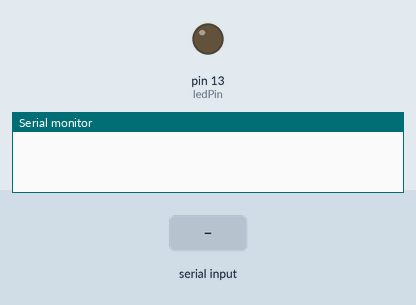
Bench run of a sketch on a simulated Arduino Uno, built with avr-gcc and run on an emulated ATmega328P. Shown: output pins drawn as LEDs (lit = HIGH), the last lines printed to the serial monitor. Inputs (shaded band) come from the test bench.

Above: at 1.2 s.
1.3 s: "1" received over the second serial link
At 1.6 s:
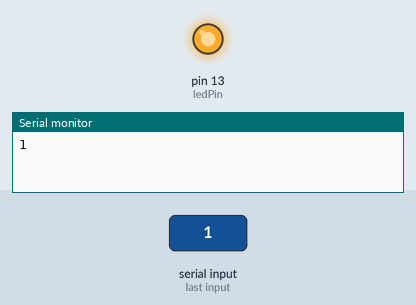
2.8 s: "0" received over the second serial link
At 4.0 s:
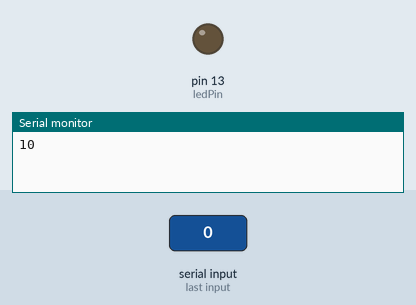
Timing chart, 0 to 5.8 s (numbered marks = the images above; inputs shaded):
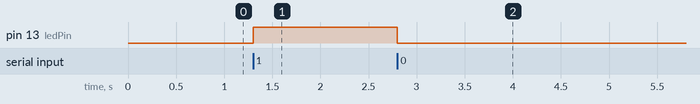

The sketch:

RECEPTOR.ino
```cpp
#include "SoftwareSerial.h" // Inclui a biblioteca SoftwareSerial

#define ledPin 13 // numero do pino onde o LED esta conectado

// Cria uma serial em software
SoftwareSerial blackBoardMaster(2,3); // (RX, TX)

void setup() {
 Serial.begin(9600); // inicia a serial em software com uma taxa de 9600 bit/s
  blackBoardMaster.begin(9600);

  pinMode(LED_BUILTIN, OUTPUT);  // configura o pino do LED como saida
}

void loop() {
  // verifica se existem dados para serem lidos na serial
  if (blackBoardMaster.available() > 0){
    // le o byte recebido
    char received = blackBoardMaster.read();

    // se o byte recebido corresponde ao caractere '0'(48) apaga o LED
    if (received == '0'){
      digitalWrite(ledPin, LOW);
    }

    // se o byte recebido corresponde ao caractere '1'(49) acende o LED
    if (received == '1'){
      digitalWrite(ledPin,HIGH);
  }
    Serial.print(received);
    }}
```

Measured:
- after the input at 1.3 s, pin 13 (ledPin): LOW → HIGH at once
- after the input at 2.8 s, pin 13 (ledPin): HIGH → LOW at once
